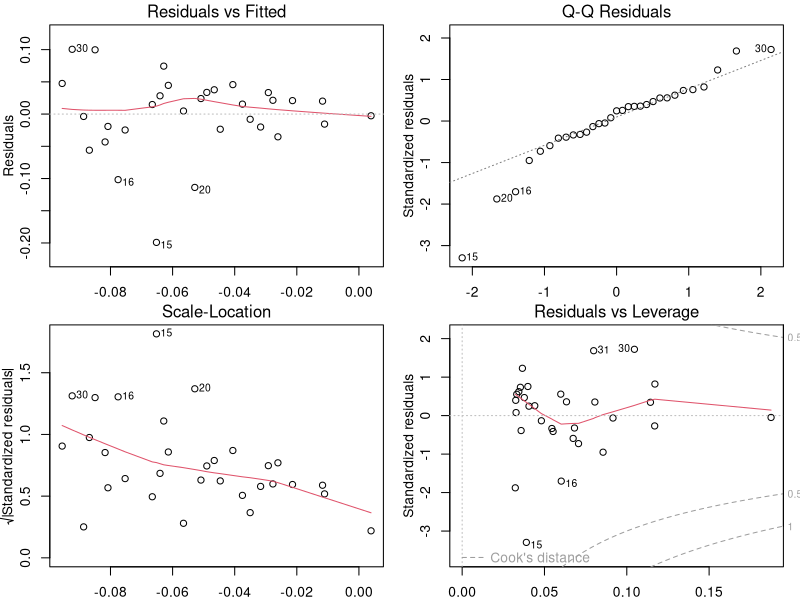
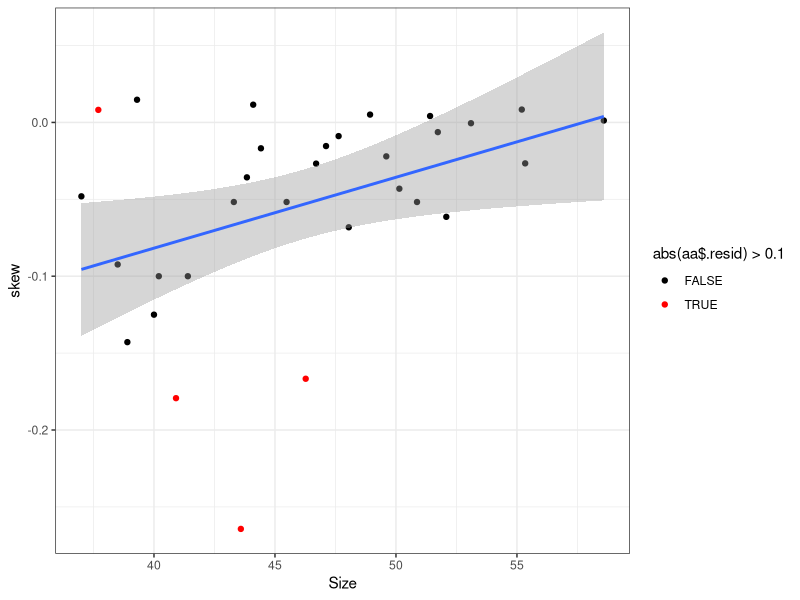
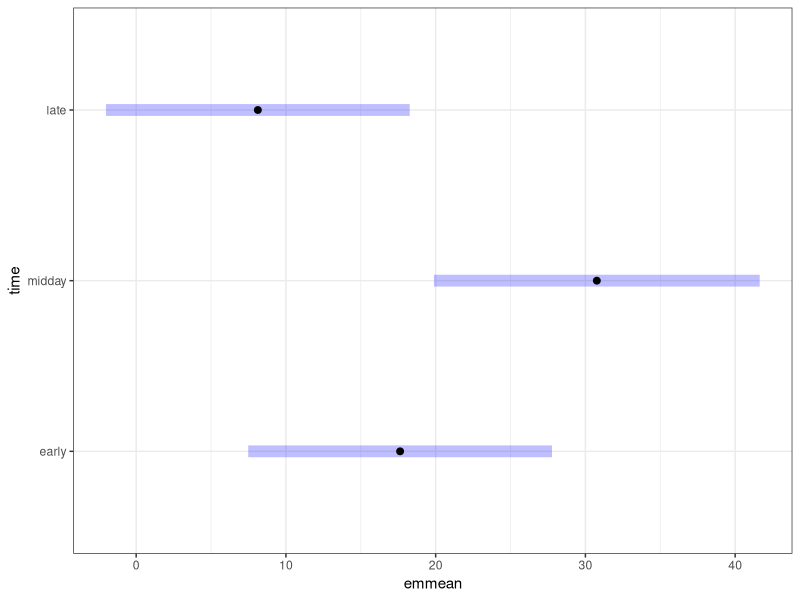

Write R code to recreate these figures, in order.
## ---- chunk 1
knitr::opts_chunk$set(dev.args = list(png = list(type = "cairo")))
## ---- chunk 2
op <- par(mfrow=c(2,2),mar=c(2,3,1.5,1),mgp=c(2,1,0))
## ---- chunk 3
skewdata <- read.csv("../data/skewdat.csv")
m1 <- lm(skew~Size, data=skewdata)
plot(m1,id.n=4)
## ---- chunk 4
par(op)
## ---- chunk 5
library(dplyr)
library(ggplot2); theme_set(theme_bw())
aa <- broom::augment(m1) %>% mutate(n=1:n())
(ggplot(skewdata, aes(Size,skew))
    + geom_point(aes(colour=abs(aa$.resid)>0.1))
    + geom_smooth(method="lm")
    + scale_colour_manual(values=c("black","red"))
)
## ---- chunk 6
lizards <- read.csv("../data/lizards.csv", stringsAsFactors=TRUE)
lizards$time <- factor(lizards$time,levels=c("early","midday","late"))
lmint <- lm(grahami~light*time, data=lizards)
lmboth <- lm(grahami~light + time, data=lizards)
lmlight <- lm(grahami~light, data=lizards)
lmtime <- lm(grahami~time, data=lizards)
## ---- chunk 7
summary(lmboth)
## ---- chunk 8
anova(lmboth, lmlight, test="F")
## ---- chunk 9
anova(lmboth, lmtime, test="F")
## In this simple case, drop1 and car::Anova
##  will do exactly the same thing we did above
## ---- chunk 10
drop1(lmboth, test="F")
## ---- chunk 11
car::Anova(lmboth)
## ---- chunk 12
print(summary(lmint))
## ---- chunk 13
library(multcomp)
summary(mc <- glht(lmboth, linfct=mcp(time="Tukey")))
## ---- chunk 14
cld(mc)
## ---- chunk 15
library(emmeans)
e1 <- emmeans(lmboth, "time")
pairs(e1)
## ---- chunk 16
plot(e1)
